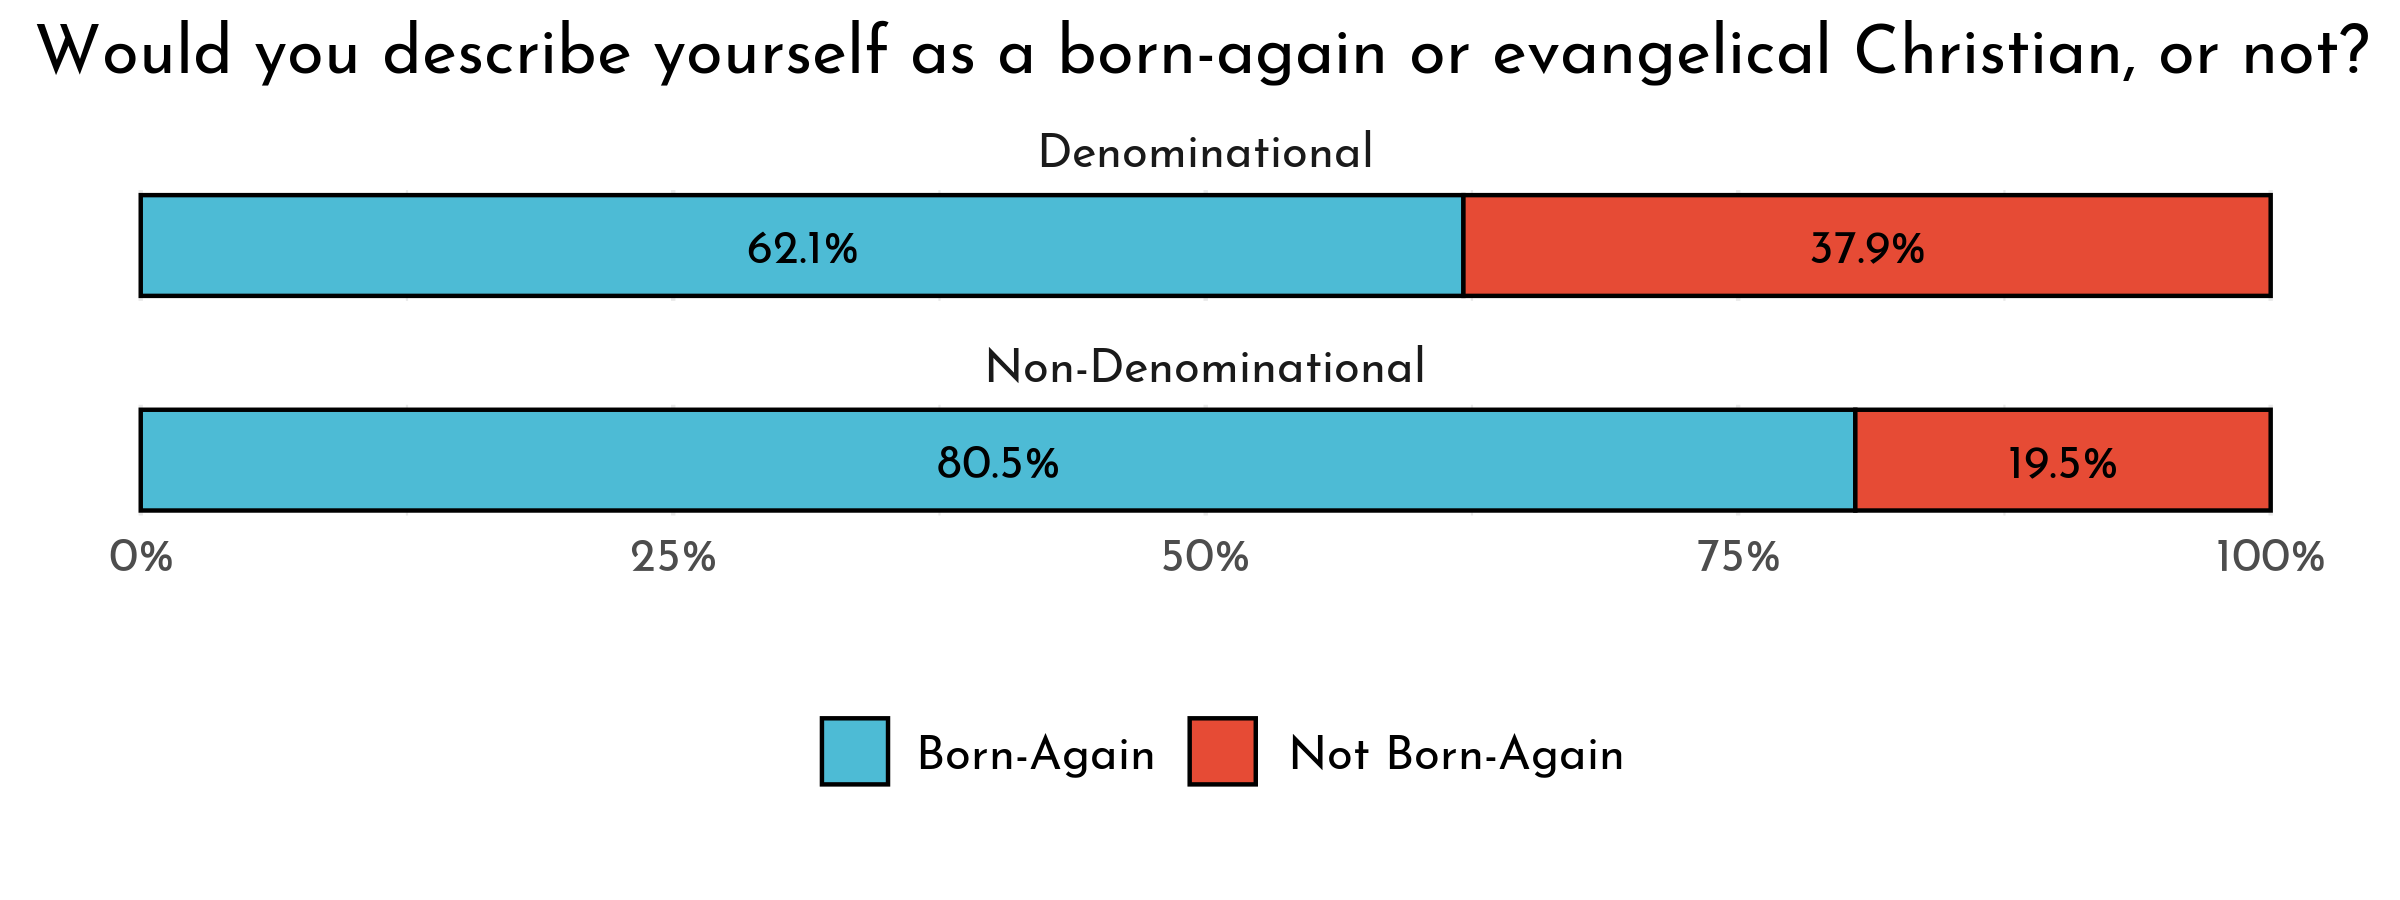

Recreate this plot in R.
nd <- nd %>% mutate(nonden=car::recode(q3, "1=1; 2:17=0"),
                    nonden=frcode(nonden==0 ~ "Denominational",
                                  nonden==1 ~ "Non-Denominational")) 


graph <- nd %>% 
  mutate(ba = frcode(q16 == 1  ~ "Born-Again",
                     q16 == 2 ~ "Not Born-Again")) %>% 
  group_by(nonden) %>% 
  ct(ba, wt = weight)


graph %>% 
  ggplot(., aes(x=1, y = pct, fill =fct_rev(ba))) +
  geom_col(color = "black") +
  coord_flip() +
  facet_wrap(~ nonden, ncol = 1) +
  theme_gg("Josefin Sans") +
  theme(legend.position = "bottom") +
  scale_fill_npg() +
  y_pct() +
  guides(fill = guide_legend(reverse=T, nrow =1)) +
  theme(axis.title.y=element_blank(), axis.text.y=element_blank(), axis.ticks.y=element_blank()) +
  geom_text(aes(label = paste0(pct*100, '%')), position = position_stack(vjust = 0.5), size = 4, family = "font") +
  theme(panel.grid.major.y = element_blank()) +
  theme(panel.grid.minor.y = element_blank()) +
  theme(plot.title = element_text(size = 16)) +
  theme(strip.text.y = element_text(angle = 180)) +
  labs(x = "", y = "", title = "Would you describe yourself as a born-again or evangelical Christian, or not?", caption = "") +
  ggsave("D://nd/graph_off/ba_status.png", type = "cairo-png", height = 3, width = 8)
